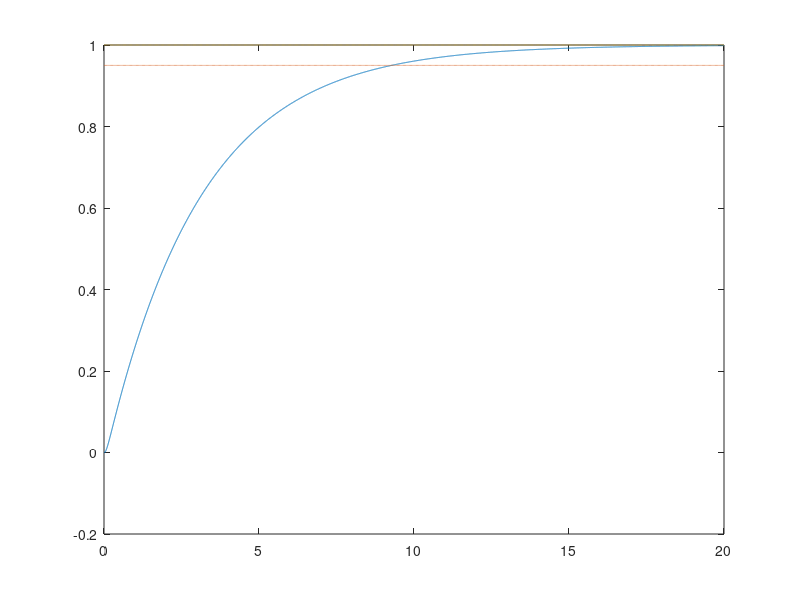

MATLAB code to generate this figure:
% Exercice 1

% a = 1 ; 
% G = tf([1 1], [1 2 a]) ; 
% C = tf([1], [1 0]) ; 
% CG = C*G ; 
% %rlocus(CG) ; 
% %r
% Kc = 1e1 ; 
% C = tf([Kc], [1 0]) ;  
% CG = C*G ;
% Tr = CG/(1+CG) ; 
% [y, t] = step(Tr) ; 
% plot (t, y, '-', t, 0.95*ones(size(t)), '--', t, ones(size(t)), '--')



% Exercice 2 - 3

% Kc = 10 ; 
% a = -3 ;
% C = tf([Kc], [1 0]) ;  
% G = tf([1 1], [1 2 a]) ; 
% %margin(C*G)
% nyquist(C*G)

% Problème 1

A = [-7.217 0 ; 5 -10.3] ; 
B = [9.52 ; -0.233] ; 
C = [0 1] ; 
Kc = 5 ; 
ti = 0.1 ; 
[numg, deng] = ss2tf(A, B, C, 0) ; 
G = tf(numg, deng) ; 
C = tf([Kc*ti Kc], [ti 0]) ; 
% Tr = C*G/(1 + C*G) ; 
% [y, t] = step(Tr) ; 
% plot (t, y, '-', t, 0.95*ones(size(t)), '--', t, 1.05*ones(size(t)), '--')
Aaug = [-7.217 0  0 ; 5 -10.3 0 ; 0 -1 0] ; 
Baug = [9.52 ; -0.233; 1] ; 
beta = 0.1 ; 
alpha = 20 ; 
Caug = [0 1 0] ; 
R = beta ; 
R_q = transpose([0 -1 0])
Qx = transpose(Caug)*Caug + alpha*transpose(R_q)*R_q 
K = lqr(Aaug, Baug, Qx, R) 

A-B*K(1:2)
B*K(3)

A_test = [-139.6156 -125.7607 134.6331 ; 8.2404   -7.2220 -3.2951 ; 0 -1 0]
[numg, deng] = ss2tf(A_test, [0 ; 0 ; 1], Caug, 0) ; 
Gaug = tf(numg, deng) ; 
[y, t] = step(Gaug) ; 
plot (t, y, '-', t, 0.95*ones(size(t)), '--', t, ones(size(t)), '--')








